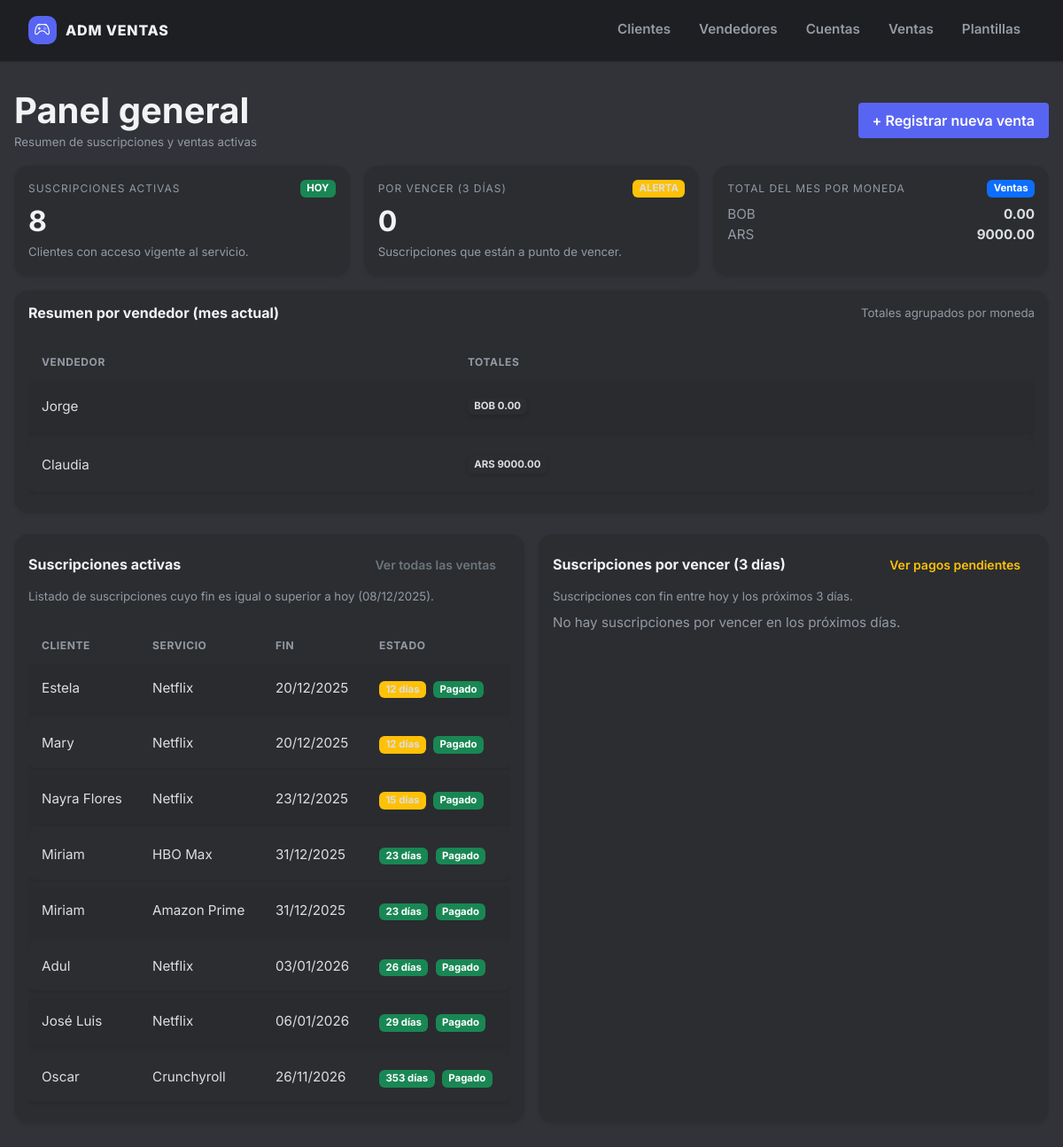
The page / on the database its author committed.
### app.py (models this page shows)
class Subscription(db.Model):
    id = db.Column(db.Integer, primary_key=True)
    client_id = db.Column(db.Integer, db.ForeignKey('client.id'), nullable=False)
    account_id = db.Column(db.Integer, db.ForeignKey('account.id'), nullable=False)
    seller_id = db.Column(db.Integer, db.ForeignKey('seller.id'), nullable=False)
    start_date = db.Column(db.Date, nullable=False)
    end_date = db.Column(db.Date, nullable=False)
    price = db.Column(db.Float, nullable=False)
    currency = db.Column(db.String(3), nullable=False, default='BOB')  # BOB, ARS, CLP
    platform = db.Column(db.String(20), nullable=False, default='whatsapp')  # whatsapp/messenger
    payment_status = db.Column(db.String(20), nullable=False, default='pagado')  # pagado/pendiente/renovado
    status = db.Column(db.String(20), default='activa')  # activa, vencida, pausada
    slot = db.Column(db.String(50))  # nombre del perfil/slot asignado
    client = db.relationship('Client', backref=db.backref('subscriptions', lazy=True))
    account = db.relationship('Account', backref=db.backref('subscriptions', lazy=True))
    seller = db.relationship('Seller', backref=db.backref('subscriptions', lazy=True))

class Seller(db.Model):
    id = db.Column(db.Integer, primary_key=True)
    name = db.Column(db.String(120), nullable=False)
    phone = db.Column(db.String(50))
    notes = db.Column(db.Text)

class Client(db.Model):
    id = db.Column(db.Integer, primary_key=True)
    name = db.Column(db.String(120), nullable=False)
    country_code = db.Column(db.String(5))  # 591, 54, 56
    phone = db.Column(db.String(50))
    email = db.Column(db.String(120))
    notes = db.Column(db.Text)

class Account(db.Model):
    id = db.Column(db.Integer, primary_key=True)
    service = db.Column(db.String(80), nullable=False)   # Netflix, Disney+
    user = db.Column(db.String(120), nullable=False)     # correo/usuario
    password = db.Column(db.String(120), nullable=False)
    profile = db.Column(db.String(120))                  # notas sobre tipo de cuenta
    notes = db.Column(db.Text)
    total_slots = db.Column(db.Integer, default=1)       # perfiles totales
    used_slots = db.Column(db.Integer, default=0)        # perfiles usados

### app.py (the view)
@app.route('/')
def index():
    today = datetime.today().date()
    soon = today + timedelta(days=3)
    active_subs = Subscription.query.filter(
        Subscription.end_date >= today
    ).order_by(Subscription.end_date.asc()).all()
    expiring_subs = Subscription.query.filter(
        Subscription.end_date >= today,
        Subscription.end_date <= soon
    ).order_by(Subscription.end_date.asc()).all()
    all_subs = Subscription.query.all()
    month_subs = [
        s for s in all_subs
        if s.start_date
        and s.start_date.year == today.year
        and s.start_date.month == today.month
    ]
    total_por_moneda = {}
    totales_vendedor = {}
    for s in month_subs:
        cur = s.currency or 'BOB'
        total_por_moneda[cur] = total_por_moneda.get(cur, 0) + s.price
        seller_name = s.seller.name if getattr(s, "seller", None) else 'Sin vendedor'
        if seller_name not in totales_vendedor:
            totales_vendedor[seller_name] = {}
        totales_vendedor[seller_name][cur] = (
            totales_vendedor[seller_name].get(cur, 0) + s.price
        )
    activas_count = len(active_subs)
    por_vencer_count = len(expiring_subs)
    return render_template(
        'index.html',
        active_subs=active_subs,
        expiring_subs=expiring_subs,
        today=today,
        activas_count=activas_count,
        por_vencer_count=por_vencer_count,
        total_por_moneda=total_por_moneda,
        totales_vendedor=totales_vendedor,
        currencies=CURRENCIES,
    )

### templates/index.html
{% extends "base.html" %}
{% block content %}
<div class="d-flex justify-content-between align-items-center mb-3">
  <div>
    <h1 class="mb-0">Panel general</h1>
    <small class="text-muted">Resumen de suscripciones y ventas activas</small>
  </div>
  <a href="{{ url_for('nueva_venta') }}" class="btn btn-primary">
    + Registrar nueva venta
  </a>
</div>
<div class="row g-3 mb-3">
  <div class="col-12 col-md-4">
    <div class="card border-0 shadow-sm h-100" style="border-radius: 16px;">
      <div class="card-body">
        <div class="d-flex justify-content-between align-items-center mb-2">
          <span class="text-muted text-uppercase" style="font-size: 0.75rem; letter-spacing: 0.08em;">
            Suscripciones activas
          </span>
          <span class="badge bg-success">HOY</span>
        </div>
        <h2 class="mb-1">{{ activas_count }}</h2>
        <small class="text-muted">
          Clientes con acceso vigente al servicio.
        </small>
      </div>
    </div>
  </div>
  <div class="col-12 col-md-4">
    <div class="card border-0 shadow-sm h-100" style="border-radius: 16px;">
      <div class="card-body">
        <div class="d-flex justify-content-between align-items-center mb-2">
          <span class="text-muted text-uppercase" style="font-size: 0.75rem; letter-spacing: 0.08em;">
            Por vencer (3 días)
          </span>
          <span class="badge bg-warning text-dark">ALERTA</span>
        </div>
        <h2 class="mb-1">{{ por_vencer_count }}</h2>
        <small class="text-muted">
          Suscripciones que están a punto de vencer.
        </small>
      </div>
    </div>
  </div>
  <div class="col-12 col-md-4">
    <div class="card border-0 shadow-sm h-100" style="border-radius: 16px;">
      <div class="card-body">
        <div class="d-flex justify-content-between align-items-center mb-2">
          <span class="text-muted text-uppercase" style="font-size: 0.75rem; letter-spacing: 0.08em;">
            Total del mes por moneda
          </span>
          <span class="badge bg-primary">Ventas</span>
        </div>
        {% if total_por_moneda %}
          {% for code, total in total_por_moneda.items() %}
            <div class="d-flex justify-content-between">
              <span class="text-muted">{{ code }}</span>
              <strong>{{ '%.2f'|format(total) }}</strong>
            </div>
          {% endfor %}
        {% else %}
          <small class="text-muted">Aún no hay ventas registradas este mes.</small>
        {% endif %}
      </div>
    </div>
  </div>
</div>
<div class="card border-0 shadow-sm mb-4" style="border-radius: 16px;">
  <div class="card-body">
    <div class="d-flex justify-content-between align-items-center mb-2">
      <h3 class="mb-0" style="font-size: 1rem;">Resumen por vendedor (mes actual)</h3>
      <small class="text-muted">Totales agrupados por moneda</small>
    </div>
    {% if totales_vendedor %}
      <div class="table-responsive mt-2">
        <table class="table table-sm table-striped align-middle mb-0">
          <thead>
            <tr>
              <th>Vendedor</th>
              <th>Totales</th>
            </tr>
          </thead>
          <tbody>
            {% for seller_name, monedas in totales_vendedor.items() %}
              <tr>
                <td>{{ seller_name }}</td>
                <td>
                  {% for code, total in monedas.items() %}
                    <span class="badge bg-light text-dark me-1 mb-1">
                      {{ code }} {{ '%.2f'|format(total) }}
                    </span>
                  {% endfor %}
                </td>
              </tr>
            {% endfor %}
          </tbody>
        </table>
      </div>
    {% else %}
      <p class="text-muted mb-0">
        Aún no hay ventas registradas este mes por vendedor.
      </p>
    {% endif %}
  </div>
</div>
<div class="row g-3">
  <div class="col-12 col-lg-6">
    <div class="card border-0 shadow-sm h-100" style="border-radius: 16px;">
      <div class="card-body">
        <div class="d-flex justify-content-between align-items-center mb-2">
          <h3 class="mb-0" style="font-size: 1rem;">Suscripciones activas</h3>
          <a href="{{ url_for('ventas') }}" class="btn btn-sm btn-outline-secondary">
            Ver todas las ventas
          </a>
        </div>
        <small class="text-muted d-block mb-2">
          Listado de suscripciones cuyo fin es igual o superior a hoy ({{ today.strftime('%d/%m/%Y') }}).
        </small>
        {% if active_subs %}
          <div class="table-responsive">
            <table class="table table-sm table-striped align-middle mb-0">
              <thead>
                <tr>
                  <th>Cliente</th>
                  <th>Servicio</th>
                  <th>Fin</th>
                  <th>Estado</th>
                </tr>
              </thead>
              <tbody>
                {% for s in active_subs %}
                  {% set dias = (s.end_date - today).days %}
                  <tr>
                    <td>{{ s.client.name }}</td>
                    <td>{{ s.account.service }}</td>
                    <td>{{ s.end_date.strftime('%d/%m/%Y') }}</td>
                    <td>
                      {% if dias >= 20 %}
                        <span class="badge bg-success me-1">{{ dias }} días</span>
                      {% elif dias >= 10 %}
                        <span class="badge bg-warning text-dark me-1">{{ dias }} días</span>
                      {% elif dias >= 1 %}
                        <span class="badge bg-danger me-1">{{ dias }} días</span>
                      {% else %}
                        <span class="badge bg-secondary me-1">Vence hoy</span>
                      {% endif %}
                      {% if s.payment_status == 'pagado' %}
                        <span class="badge bg-success">Pagado</span>
                      {% elif s.payment_status == 'renovado' %}
                        <span class="badge bg-primary">Renovado</span>
                      {% else %}
                        <span class="badge bg-warning text-dark">Pendiente</span>
                      {% endif %}
                    </td>
                  </tr>
                {% endfor %}
              </tbody>
            </table>
          </div>
        {% else %}
          <p class="text-muted mb-0">No hay suscripciones activas registradas.</p>
        {% endif %}
      </div>
    </div>
  </div>
  <div class="col-12 col-lg-6">
    <div class="card border-0 shadow-sm h-100" style="border-radius: 16px;">
      <div class="card-body">
        <div class="d-flex justify-content-between align-items-center mb-2">
          <h3 class="mb-0" style="font-size: 1rem;">Suscripciones por vencer (3 días)</h3>
          <a href="{{ url_for('ventas_pendientes') }}" class="btn btn-sm btn-outline-warning">
            Ver pagos pendientes
          </a>
        </div>
        <small class="text-muted d-block mb-2">
          Suscripciones con fin entre hoy y los próximos 3 días.
        </small>
        {% if expiring_subs %}
          <div class="table-responsive">
            <table class="table table-sm table-striped align-middle mb-0">
              <thead>
                <tr>
                  <th>Cliente</th>
                  <th>Servicio</th>
                  <th>Fin</th>
                  <th>Días</th>
                  <th>Acción</th>
                </tr>
              </thead>
              <tbody>
                {% for s in expiring_subs %}
                  {% set dias = (s.end_date - today).days %}
                  <tr>
                    <td>{{ s.client.name }}</td>
                    <td>{{ s.account.service }}</td>
                    <td>{{ s.end_date.strftime('%d/%m/%Y') }}</td>
                    <td>
                      {% if dias > 0 %}
                        {{ dias }}
                      {% else %}
                        0
                      {% endif %}
                    </td>
                    <td>
                      <a class="btn btn-sm btn-outline-success mb-1"
                         href="{{ url_for('mensaje_recordatorio', sub_id=s.id) }}">
                        Recordatorio
                      </a>
                    </td>
                  </tr>
                {% endfor %}
              </tbody>
            </table>
          </div>
        {% else %}
          <p class="text-muted mb-0">No hay suscripciones por vencer en los próximos días.</p>
        {% endif %}
      </div>
    </div>
  </div>
</div>
{% endblock %}

### templates/base.html (shortened to what this page needs)
<!doctype html>
<html lang="es" data-theme="dark">
  <head>
    <link href="https://cdn.jsdelivr.net/npm/bootstrap@5.3.3/dist/css/bootstrap.min.css" rel="stylesheet">
    <link rel="stylesheet" href="https://cdn.jsdelivr.net/npm/bootstrap-icons@1.11.3/font/bootstrap-icons.css">
  </head>
  <body>
    <nav class="navbar navbar-expand-lg navbar-dark">
      <div class="container-fluid px-3">
        <a class="navbar-brand" href="{{ url_for('index') }}">
          <div class="logo-icon"><i class="bi bi-controller"></i></div>
          <span>Adm Ventas</span>
        </a>
        <div class="collapse navbar-collapse" id="mainNavbar">
          <ul class="navbar-nav ms-auto mb-2 mb-lg-0">
            <li class="nav-item"><a class="nav-link{% if request.endpoint == 'clientes' %} active{% endif %}" href="{{ url_for('clientes') }}">Clientes</a></li>
            <li class="nav-item"><a class="nav-link{% if request.endpoint == 'vendedores' %} active{% endif %}" href="{{ url_for('vendedores') }}">Vendedores</a></li>
            <li class="nav-item"><a class="nav-link{% if request.endpoint == 'cuentas' %} active{% endif %}" href="{{ url_for('cuentas') }}">Cuentas</a></li>
            <li class="nav-item"><a class="nav-link{% if request.endpoint in ['ventas', 'ventas_pendientes', 'nueva_venta'] %} active{% endif %}" href="{{ url_for('ventas') }}">Ventas</a></li>
            <li class="nav-item"><a class="nav-link{% if request.endpoint in ['plantillas', 'editar_plantilla'] %} active{% endif %}" href="{{ url_for('plantillas') }}">Plantillas</a></li>
          </ul>
        </div>
      </div>
    </nav>
    <main class="app-shell">
      <div class="app-container">
        {% block content %}{% endblock %}
      </div>
    </main>
  </body>
</html>

### rows shown on the page
Subscription: currency "BOB", price "0.00", client.name "Miriam", account.service "HBO Max", end_date "31/12/2025", payment_status "Pagado"
Subscription: currency "ARS", total "9000.00", client.name "Adul", account.service "Netflix", end_date "03/01/2026", payment_status "Pagado"
Seller: name "Jorge"
Seller: name "Claudia"
Subscription: client.name "Estela", account.service "Netflix", end_date "20/12/2025", payment_status "Pagado"
Subscription: client.name "Mary", account.service "Netflix", end_date "20/12/2025", payment_status "Pagado"
Subscription: client.name "Nayra Flores", account.service "Netflix", end_date "23/12/2025", payment_status "Pagado"
Subscription: client.name "Miriam", account.service "Amazon Prime", end_date "31/12/2025", payment_status "Pagado"
Subscription: client.name "José Luis", account.service "Netflix", end_date "06/01/2026", payment_status "Pagado"
Subscription: client.name "Oscar", account.service "Crunchyroll", end_date "26/11/2026", payment_status "Pagado"

### other values the page prints
{{ activas_count }} "8"
{{ por_vencer_count }} "0"
